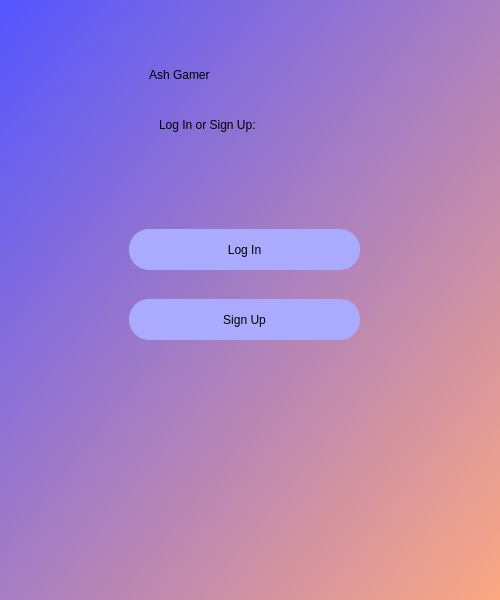
<?xml version="1.0" encoding="UTF-8"?>
<ui version="4.0">
 <class>Dialog</class>
 <widget class="QDialog" name="Dialog">
  <property name="geometry">
   <rect>
    <x>0</x>
    <y>0</y>
    <width>500</width>
    <height>600</height>
   </rect>
  </property>
  <property name="windowTitle">
   <string>Dialog</string>
  </property>
  <widget class="QWidget" name="widget" native="true">
   <property name="geometry">
    <rect>
     <x>-1</x>
     <y>-1</y>
     <width>501</width>
     <height>631</height>
    </rect>
   </property>
   <property name="styleSheet">
    <string notr="true">QWidget#widget{

background-color:qlineargradient(spread:pad, x1:0, y1:0, x2:1, y2:1, stop:0 rgba(85, 85, 255, 255), stop:1 rgba(255, 170, 127, 255))}</string>
   </property>
   <widget class="QLabel" name="label">
    <property name="geometry">
     <rect>
      <x>150</x>
      <y>40</y>
      <width>271</width>
      <height>71</height>
     </rect>
    </property>
    <property name="styleSheet">
     <string notr="true">

font: 36pt &quot;Franklin Gothic Demi Cond&quot;;</string>
    </property>
    <property name="text">
     <string>Ash Gamer</string>
    </property>
   </widget>
   <widget class="QLabel" name="label_2">
    <property name="geometry">
     <rect>
      <x>160</x>
      <y>90</y>
      <width>201</width>
      <height>71</height>
     </rect>
    </property>
    <property name="styleSheet">
     <string notr="true">font: 14pt &quot;MS Shell Dlg 2&quot;;

</string>
    </property>
    <property name="text">
     <string>Log In or Sign Up:</string>
    </property>
   </widget>
   <widget class="QPushButton" name="loginmain">
    <property name="geometry">
     <rect>
      <x>130</x>
      <y>230</y>
      <width>231</width>
      <height>41</height>
     </rect>
    </property>
    <property name="styleSheet">
     <string notr="true">border-radius:20px;
font: 14pt &quot;Malgun Gothic&quot;;

background-color: rgb(170, 170, 255);</string>
    </property>
    <property name="text">
     <string>Log In</string>
    </property>
   </widget>
   <widget class="QPushButton" name="signupb">
    <property name="geometry">
     <rect>
      <x>130</x>
      <y>300</y>
      <width>231</width>
      <height>41</height>
     </rect>
    </property>
    <property name="styleSheet">
     <string notr="true">border-radius:20px;
font: 14pt &quot;Malgun Gothic&quot;;

background-color: rgb(170, 170, 255);</string>
    </property>
    <property name="text">
     <string>Sign Up</string>
    </property>
   </widget>
  </widget>
 </widget>
 <resources/>
 <connections/>
</ui>
